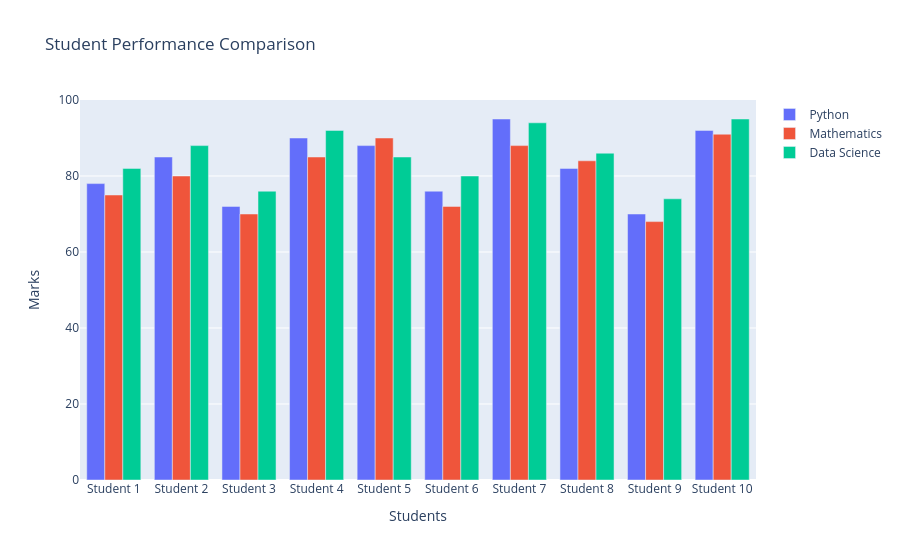

Notebook source saved alongside this figure:
### Code cell
students = [
    "Student 1", "Student 2", "Student 3", "Student 4", "Student 5",
    "Student 6", "Student 7", "Student 8", "Student 9", "Student 10"
]

python_marks = [78, 85, 72, 90, 88, 76, 95, 82, 70, 92]

math_marks = [75, 80, 70, 85, 90, 72, 88, 84, 68, 91]

data_science_marks = [82, 88, 76, 92, 85, 80, 94, 86, 74, 95]
fig = go.Figure()

fig.add_trace(
    go.Bar(
        x=students,
        y=python_marks,
        name="Python"
    )
)

fig.add_trace(
    go.Bar(
        x=students,
        y=math_marks,
        name="Mathematics"
    )
)

fig.add_trace(
    go.Bar(
        x=students,
        y=data_science_marks,
        name="Data Science"
    )
)

fig.update_layout(
    title="Student Performance Comparison",
    xaxis_title="Students",
    yaxis_title="Marks",
    barmode="group"
)

fig.show()

### Figure 1 — Plotly figure (JSON) as saved in the notebook; plotly's stock layout.template omitted (floating-point values rounded to 4 significant figures)
{"data": [{"name": "Python", "type": "bar", "x": ["Student 1", "Student 2", "Student 3", "Student 4", "Student 5", "Student 6", "Student 7", "Student 8", "Student 9", "Student 10"], "y": [78, 85, 72, 90, 88, 76, 95, 82, 70, 92]}, {"name": "Mathematics", "type": "bar", "x": ["Student 1", "Student 2", "Student 3", "Student 4", "Student 5", "Student 6", "Student 7", "Student 8", "Student 9", "Student 10"], "y": [75, 80, 70, 85, 90, 72, 88, 84, 68, 91]}, {"name": "Data Science", "type": "bar", "x": ["Student 1", "Student 2", "Student 3", "Student 4", "Student 5", "Student 6", "Student 7", "Student 8", "Student 9", "Student 10"], "y": [82, 88, 76, 92, 85, 80, 94, 86, 74, 95]}], "layout": {"barmode": "group", "title": {"text": "Student Performance Comparison"}, "xaxis": {"title": {"text": "Students"}}, "yaxis": {"title": {"text": "Marks"}}}}
